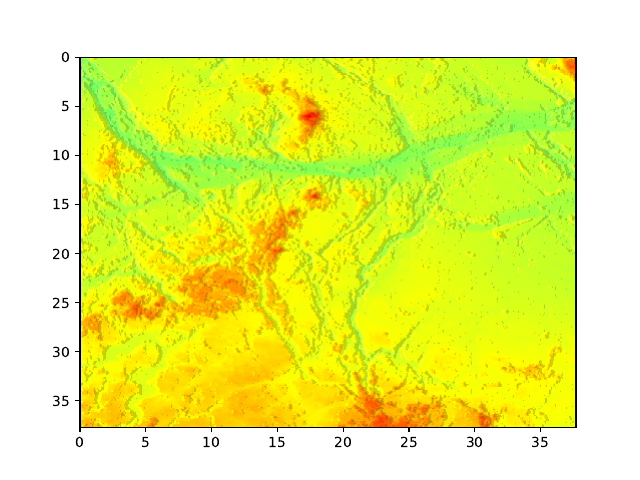

Generate this figure with Python:
#!/usr/bin/env python
# -*- coding: utf-8 -*-

from __future__ import division             # Division in Python 2.7
import matplotlib
matplotlib.use('Agg')                       # So that we can render files without GUI
import matplotlib.pyplot as plt
from matplotlib import rc
import numpy as np
import math
from matplotlib import colors

def load_data(path):
	data = []
	with open(path, 'r') as file:
		obj = [int(i) for i in file.readline().split()]
		for line in file:
			data.append([float(i) for i in line.split()])
	return (obj, data)

def plot_map(dim, data):
	rc('legend', fontsize=10)

	img = np.zeros((int(dim[0]), int(dim[1]), 3))
	max_val = float(max(map(max, data)))
	for i in range(len(data)):
		for j in range(len(data[i])):
			v = float(data[i][j]) / max_val
			if j != 0:
				img[i, j] = gradient(v,float(data[i][j-1]) / max_val)
			else:
				img[i, j] = gradient(v, v)
	im = plt.imshow(img, aspect='auto')
	div = 100000 #km
	im.set_extent([0, dim[0]*dim[2]/div, dim[1]*dim[2]/div, 0])
	plt.axis([0, dim[0]*dim[2]/div, dim[1]*dim[2]/div, 0])
	plt.savefig('map.pdf')

def gradient(v, vl):
	smoothing = 0.01
	diff = 1.25

	m = 1.0
	if v > vl:
		if v - vl >= smoothing:
			m = vl / v * diff
	elif v < vl:
		if vl - v >= smoothing:
			m = vl / v / diff

	if v <= 2.0/3: return (np.clip(m*(v*3.0/2), 0, 1), np.clip(m, 0, 1), np.clip(m*(2.0/3 - v), 0, 1))
	else: return (np.clip(m, 0, 1), np.clip(m*((1 - v) * 3), 0, 1), 0)

if __name__ == '__main__':
	data = load_data("./big.dem")
	plot_map(data[0], data[1])